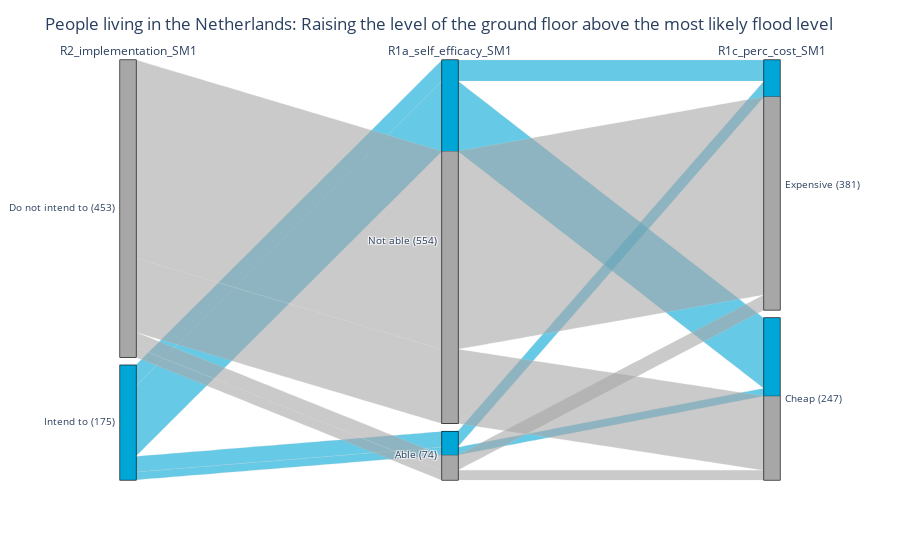
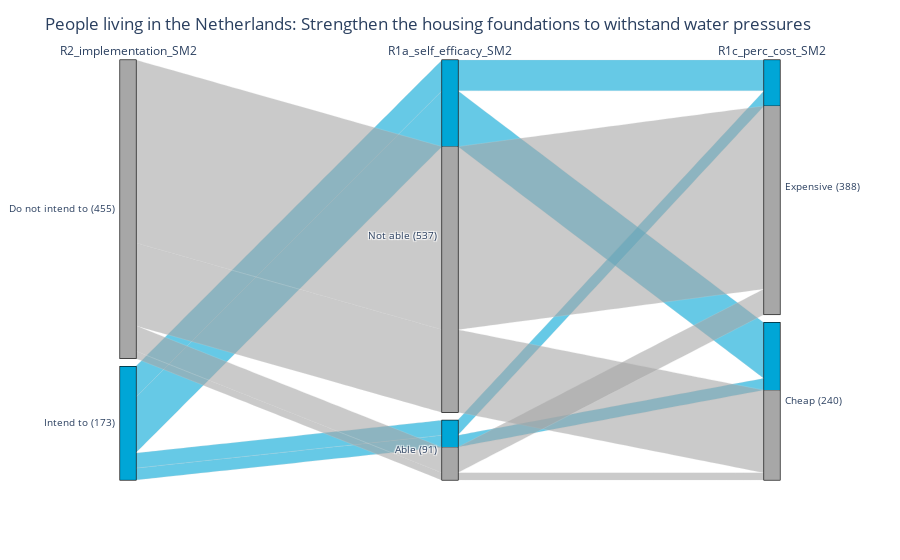
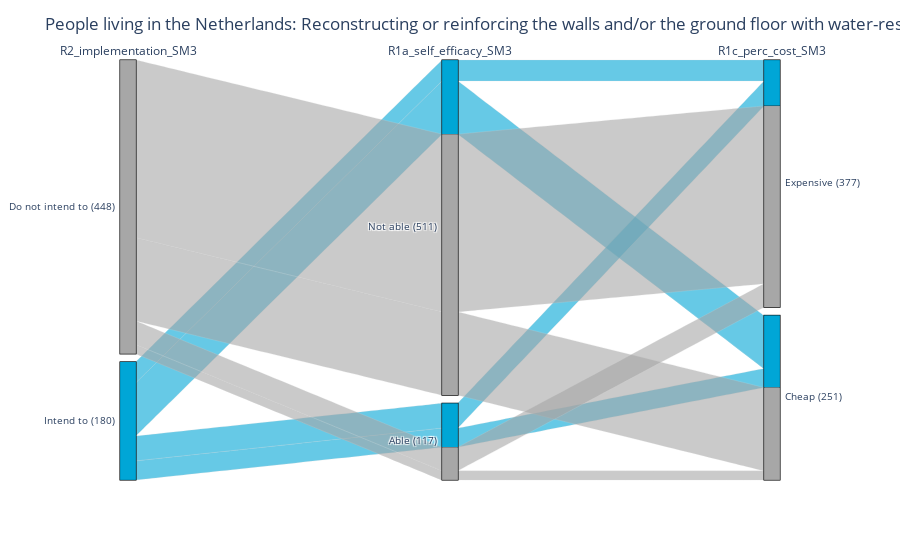
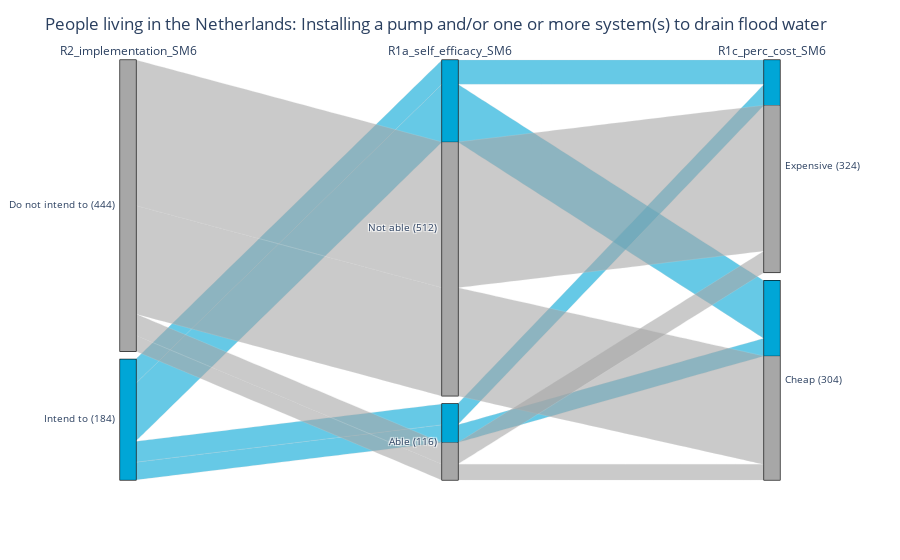

Notebook code for these charts, in order:
### Code cell
import plotly.express as px
import pandas as pd


# Loop through each item in the list of chosen aims
for item in range(len(chosen_aims)):
    aim = chosen_aims[item]
    
    # Combine base conditions with efficacy and cost conditions for the current aim
    conditions = base_conditions + [efficacy_conditions[item]] + [cost_conditions[item]]
    paralelsetdf = adjusted_responses[[aim] + conditions].astype(str)

    # Define custom color mapping
    color_mapping = {
        "2": "#00a6d6",
        "6": "#a7a7a7"
    }

    # Apply color mapping
    paralelsetdf['color'] = paralelsetdf[aim].map(color_mapping)
    

    # Update labels to provide the need
    aimcounts = paralelsetdf[aim].value_counts()
    paralelsetdf.loc[paralelsetdf[aim] == str(2), aim] = f"Intend to ({aimcounts.loc[str(2)]})"
    paralelsetdf.loc[paralelsetdf[aim] == str(6), aim] = f"Do not intend to ({aimcounts.loc[str(6)]})"

    efficacy_concounts = paralelsetdf[efficacy_conditions[item]].value_counts()
    paralelsetdf.loc[paralelsetdf[efficacy_conditions[item]] == str(1), efficacy_conditions[item]] = f"Not able ({efficacy_concounts.loc[str(1)]})"
    paralelsetdf.loc[paralelsetdf[efficacy_conditions[item]] == str(5), efficacy_conditions[item]] = f"Able ({efficacy_concounts.loc[str(5)]})"
    
    cost_concounts = paralelsetdf[cost_conditions[item]].value_counts()
    paralelsetdf.loc[paralelsetdf[cost_conditions[item]] == str(1), cost_conditions[item]] = f"Cheap ({cost_concounts.loc[str(1)]})"
    paralelsetdf.loc[paralelsetdf[cost_conditions[item]] == str(5), cost_conditions[item]] = f"Expensive ({cost_concounts.loc[str(5)]})"

    # Create the parallel categories plot
    fig = px.parallel_categories(
        paralelsetdf,
        dimensions=[aim] + conditions,
        color='color',
    )
    # Update the layout of the figure with a title and font size
    fig.update_layout(title_text="People living in the Netherlands: " + Survey_Overview[Survey_Overview['Variable Label\n (Data files)'] == aim]["Description"].iloc[0])
    
    # Show the plot
    fig.show()

### Figure 1 — Plotly figure (JSON) as saved in the notebook; plotly's stock layout.template omitted (floating-point values rounded to 4 significant figures; data arrays with more than 128 entries replaced by an {"elided": "..."} marker saying what was removed)
{"data": [{"dimensions": [{"label": "R2_implementation_SM1", "values": {"elided": "628 str values"}}, {"label": "R1a_self_efficacy_SM1", "values": {"elided": "628 str values"}}, {"label": "R1c_perc_cost_SM1", "values": {"elided": "628 str values"}}], "domain": {"x": [0, 1], "y": [0, 1]}, "line": {"color": {"elided": "628 str values"}, "coloraxis": "coloraxis"}, "name": "", "type": "parcats"}], "layout": {"coloraxis": {"colorbar": {"title": {"text": "color"}}, "colorscale": [[0, "#0d0887"], [0.1111, "#46039f"], [0.2222, "#7201a8"], [0.3333, "#9c179e"], [0.4444, "#bd3786"], [0.5556, "#d8576b"], [0.6667, "#ed7953"], [0.7778, "#fb9f3a"], [0.8889, "#fdca26"], [1, "#f0f921"]]}, "legend": {"tracegroupgap": 0}, "margin": {"t": 60}, "title": {"text": "People living in the Netherlands: Raising the level of the ground floor above the most likely flood level"}}}

### Figure 2 — Plotly figure (JSON) as saved in the notebook; plotly's stock layout.template omitted (floating-point values rounded to 4 significant figures; data arrays with more than 128 entries replaced by an {"elided": "..."} marker saying what was removed)
{"data": [{"dimensions": [{"label": "R2_implementation_SM2", "values": {"elided": "628 str values"}}, {"label": "R1a_self_efficacy_SM2", "values": {"elided": "628 str values"}}, {"label": "R1c_perc_cost_SM2", "values": {"elided": "628 str values"}}], "domain": {"x": [0, 1], "y": [0, 1]}, "line": {"color": {"elided": "628 str values"}, "coloraxis": "coloraxis"}, "name": "", "type": "parcats"}], "layout": {"coloraxis": {"colorbar": {"title": {"text": "color"}}, "colorscale": [[0, "#0d0887"], [0.1111, "#46039f"], [0.2222, "#7201a8"], [0.3333, "#9c179e"], [0.4444, "#bd3786"], [0.5556, "#d8576b"], [0.6667, "#ed7953"], [0.7778, "#fb9f3a"], [0.8889, "#fdca26"], [1, "#f0f921"]]}, "legend": {"tracegroupgap": 0}, "margin": {"t": 60}, "title": {"text": "People living in the Netherlands: Strengthen the housing foundations to withstand water pressures"}}}

### Figure 3 — Plotly figure (JSON) as saved in the notebook; plotly's stock layout.template omitted (floating-point values rounded to 4 significant figures; data arrays with more than 128 entries replaced by an {"elided": "..."} marker saying what was removed)
{"data": [{"dimensions": [{"label": "R2_implementation_SM3", "values": {"elided": "628 str values"}}, {"label": "R1a_self_efficacy_SM3", "values": {"elided": "628 str values"}}, {"label": "R1c_perc_cost_SM3", "values": {"elided": "628 str values"}}], "domain": {"x": [0, 1], "y": [0, 1]}, "line": {"color": {"elided": "628 str values"}, "coloraxis": "coloraxis"}, "name": "", "type": "parcats"}], "layout": {"coloraxis": {"colorbar": {"title": {"text": "color"}}, "colorscale": [[0, "#0d0887"], [0.1111, "#46039f"], [0.2222, "#7201a8"], [0.3333, "#9c179e"], [0.4444, "#bd3786"], [0.5556, "#d8576b"], [0.6667, "#ed7953"], [0.7778, "#fb9f3a"], [0.8889, "#fdca26"], [1, "#f0f921"]]}, "legend": {"tracegroupgap": 0}, "margin": {"t": 60}, "title": {"text": "People living in the Netherlands: Reconstructing or reinforcing the walls and/or the ground floor with water-resistant materials"}}}

### Figure 4 — Plotly figure (JSON) as saved in the notebook; plotly's stock layout.template omitted (floating-point values rounded to 4 significant figures; data arrays with more than 128 entries replaced by an {"elided": "..."} marker saying what was removed)
{"data": [{"dimensions": [{"label": "R2_implementation_SM6", "values": {"elided": "628 str values"}}, {"label": "R1a_self_efficacy_SM6", "values": {"elided": "628 str values"}}, {"label": "R1c_perc_cost_SM6", "values": {"elided": "628 str values"}}], "domain": {"x": [0, 1], "y": [0, 1]}, "line": {"color": {"elided": "628 str values"}, "coloraxis": "coloraxis"}, "name": "", "type": "parcats"}], "layout": {"coloraxis": {"colorbar": {"title": {"text": "color"}}, "colorscale": [[0, "#0d0887"], [0.1111, "#46039f"], [0.2222, "#7201a8"], [0.3333, "#9c179e"], [0.4444, "#bd3786"], [0.5556, "#d8576b"], [0.6667, "#ed7953"], [0.7778, "#fb9f3a"], [0.8889, "#fdca26"], [1, "#f0f921"]]}, "legend": {"tracegroupgap": 0}, "margin": {"t": 60}, "title": {"text": "People living in the Netherlands: Installing a pump and/or one or more system(s) to drain flood water"}}}
